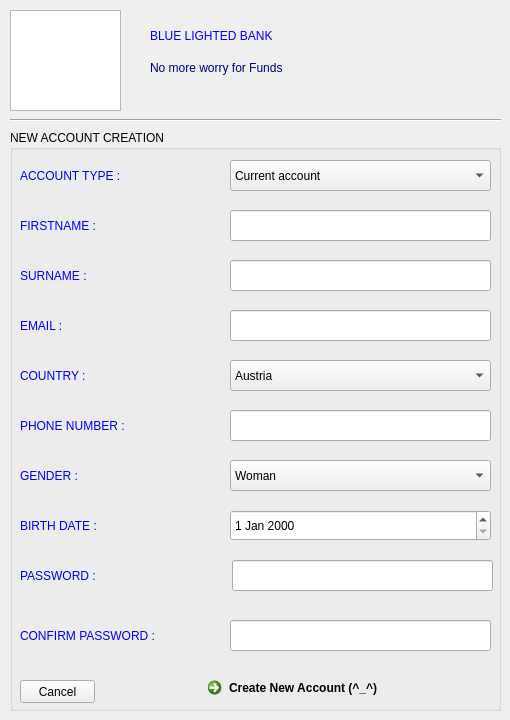
<?xml version="1.0" encoding="UTF-8"?>
<ui version="4.0">
 <class>DialogCreate</class>
 <widget class="QDialog" name="DialogCreate">
  <property name="geometry">
   <rect>
    <x>0</x>
    <y>0</y>
    <width>510</width>
    <height>720</height>
   </rect>
  </property>
  <property name="cursor">
   <cursorShape>PointingHandCursor</cursorShape>
  </property>
  <property name="windowTitle">
   <string>New Account Creation</string>
  </property>
  <property name="toolTip">
   <string>&lt;html&gt;&lt;head/&gt;&lt;body&gt;&lt;p&gt;&lt;br/&gt;&lt;/p&gt;&lt;/body&gt;&lt;/html&gt;</string>
  </property>
  <property name="styleSheet">
   <string notr="true">#DialogCreate
{

}</string>
  </property>
  <widget class="Line" name="line">
   <property name="geometry">
    <rect>
     <x>10</x>
     <y>110</y>
     <width>491</width>
     <height>20</height>
    </rect>
   </property>
   <property name="orientation">
    <enum>Qt::Horizontal</enum>
   </property>
  </widget>
  <widget class="QGroupBox" name="groupBox">
   <property name="geometry">
    <rect>
     <x>10</x>
     <y>130</y>
     <width>491</width>
     <height>581</height>
    </rect>
   </property>
   <property name="styleSheet">
    <string notr="true">font: 12pt &quot;Copperplate Gothic Bold&quot;;</string>
   </property>
   <property name="title">
    <string>NEW ACCOUNT CREATION</string>
   </property>
   <widget class="QLineEdit" name="password1">
    <property name="geometry">
     <rect>
      <x>220</x>
      <y>490</y>
      <width>261</width>
      <height>31</height>
     </rect>
    </property>
    <property name="styleSheet">
     <string notr="true">#password1
{
	font: 12pt &quot;Andalus&quot;;
}</string>
    </property>
    <property name="echoMode">
     <enum>QLineEdit::PasswordEchoOnEdit</enum>
    </property>
   </widget>
   <widget class="QLineEdit" name="mail">
    <property name="geometry">
     <rect>
      <x>220</x>
      <y>180</y>
      <width>261</width>
      <height>31</height>
     </rect>
    </property>
    <property name="styleSheet">
     <string notr="true">font: 12pt &quot;Andalus&quot;;</string>
    </property>
   </widget>
   <widget class="QLineEdit" name="surname">
    <property name="geometry">
     <rect>
      <x>220</x>
      <y>130</y>
      <width>261</width>
      <height>31</height>
     </rect>
    </property>
    <property name="styleSheet">
     <string notr="true">font: 12pt &quot;Andalus&quot;;</string>
    </property>
   </widget>
   <widget class="QLabel" name="label_5">
    <property name="geometry">
     <rect>
      <x>10</x>
      <y>330</y>
      <width>141</width>
      <height>31</height>
     </rect>
    </property>
    <property name="styleSheet">
     <string notr="true">font: 10pt &quot;Dutch801 Rm BT&quot;;
color: rgb(0, 0, 255)</string>
    </property>
    <property name="text">
     <string>GENDER :</string>
    </property>
   </widget>
   <widget class="QLabel" name="label_4">
    <property name="geometry">
     <rect>
      <x>10</x>
      <y>180</y>
      <width>51</width>
      <height>31</height>
     </rect>
    </property>
    <property name="styleSheet">
     <string notr="true">font: 10pt &quot;Dutch801 Rm BT&quot;;
color: rgb(0, 0, 255)</string>
    </property>
    <property name="text">
     <string>EMAIL :</string>
    </property>
   </widget>
   <widget class="QComboBox" name="countType">
    <property name="geometry">
     <rect>
      <x>220</x>
      <y>30</y>
      <width>261</width>
      <height>31</height>
     </rect>
    </property>
    <property name="toolTip">
     <string>&lt;html&gt;&lt;head/&gt;&lt;body&gt;&lt;p&gt;Choisir le type de compte à créer&lt;/p&gt;&lt;/body&gt;&lt;/html&gt;</string>
    </property>
    <property name="styleSheet">
     <string notr="true">#countType
{
font: 12pt &quot;Andalus&quot;;
}</string>
    </property>
    <item>
     <property name="text">
      <string>Current account</string>
     </property>
    </item>
    <item>
     <property name="text">
      <string>Savings account</string>
     </property>
    </item>
   </widget>
   <widget class="QLabel" name="label_2">
    <property name="geometry">
     <rect>
      <x>10</x>
      <y>80</y>
      <width>101</width>
      <height>31</height>
     </rect>
    </property>
    <property name="styleSheet">
     <string notr="true">font: 10pt &quot;Dutch801 Rm BT&quot;;
color: rgb(0, 0, 255)</string>
    </property>
    <property name="text">
     <string>FIRSTNAME :</string>
    </property>
   </widget>
   <widget class="QLabel" name="label_10">
    <property name="geometry">
     <rect>
      <x>10</x>
      <y>490</y>
      <width>161</width>
      <height>31</height>
     </rect>
    </property>
    <property name="styleSheet">
     <string notr="true">font: 10pt &quot;Dutch801 Rm BT&quot;;
color: rgb(0, 0, 255)</string>
    </property>
    <property name="text">
     <string>CONFIRM PASSWORD :</string>
    </property>
   </widget>
   <widget class="QDateEdit" name="dateB">
    <property name="geometry">
     <rect>
      <x>220</x>
      <y>380</y>
      <width>261</width>
      <height>31</height>
     </rect>
    </property>
    <property name="styleSheet">
     <string notr="true">#date
{
font: 12pt &quot;Andalus&quot;;
}</string>
    </property>
   </widget>
   <widget class="QComboBox" name="gender">
    <property name="geometry">
     <rect>
      <x>220</x>
      <y>330</y>
      <width>261</width>
      <height>31</height>
     </rect>
    </property>
    <property name="styleSheet">
     <string notr="true">#gender
{
font: 12pt &quot;Andalus&quot;;
}</string>
    </property>
    <item>
     <property name="text">
      <string>Woman</string>
     </property>
    </item>
    <item>
     <property name="text">
      <string>Man</string>
     </property>
    </item>
    <item>
     <property name="text">
      <string>Child</string>
     </property>
    </item>
    <item>
     <property name="text">
      <string>No binary</string>
     </property>
    </item>
   </widget>
   <widget class="QLabel" name="label_8">
    <property name="geometry">
     <rect>
      <x>10</x>
      <y>230</y>
      <width>171</width>
      <height>31</height>
     </rect>
    </property>
    <property name="styleSheet">
     <string notr="true">font: 10pt &quot;Dutch801 Rm BT&quot;;
color: rgb(0, 0, 255)</string>
    </property>
    <property name="text">
     <string>COUNTRY :</string>
    </property>
   </widget>
   <widget class="QLabel" name="label_7">
    <property name="geometry">
     <rect>
      <x>10</x>
      <y>280</y>
      <width>171</width>
      <height>31</height>
     </rect>
    </property>
    <property name="styleSheet">
     <string notr="true">font: 10pt &quot;Dutch801 Rm BT&quot;;
color: rgb(0, 0, 255)</string>
    </property>
    <property name="text">
     <string>PHONE NUMBER :</string>
    </property>
   </widget>
   <widget class="QCommandLinkButton" name="saveData">
    <property name="geometry">
     <rect>
      <x>190</x>
      <y>540</y>
      <width>291</width>
      <height>41</height>
     </rect>
    </property>
    <property name="toolTip">
     <string>&lt;!DOCTYPE HTML PUBLIC &quot;-//W3C//DTD HTML 4.0//EN&quot; &quot;http://www.w3.org/TR/REC-html40/strict.dtd&quot;&gt;
&lt;html&gt;&lt;head&gt;&lt;meta name=&quot;qrichtext&quot; content=&quot;1&quot; /&gt;&lt;style type=&quot;text/css&quot;&gt;
p, li { white-space: pre-wrap; }
&lt;/style&gt;&lt;/head&gt;&lt;body style=&quot; font-family:'Copperplate Gothic Bold'; font-size:12pt; font-weight:400; font-style:normal;&quot;&gt;
&lt;p style=&quot; margin-top:0px; margin-bottom:0px; margin-left:0px; margin-right:0px; -qt-block-indent:0; text-indent:0px;&quot;&gt;&lt;span style=&quot; font-size:8pt;&quot;&gt;Validate this compte creation&lt;/span&gt;&lt;/p&gt;&lt;/body&gt;&lt;/html&gt;</string>
    </property>
    <property name="styleSheet">
     <string notr="true">#commandLinkButton
{
	background-color: rgb(211, 255, 212);
	font: 12pt &quot;Jokerman&quot;;
}</string>
    </property>
    <property name="text">
     <string>Create New Account (^_^)</string>
    </property>
   </widget>
   <widget class="QLabel" name="label_3">
    <property name="geometry">
     <rect>
      <x>10</x>
      <y>130</y>
      <width>101</width>
      <height>31</height>
     </rect>
    </property>
    <property name="styleSheet">
     <string notr="true">font: 10pt &quot;Dutch801 Rm BT&quot;;
color: rgb(0, 0, 255)</string>
    </property>
    <property name="text">
     <string>SURNAME :</string>
    </property>
   </widget>
   <widget class="QLineEdit" name="password">
    <property name="geometry">
     <rect>
      <x>222</x>
      <y>430</y>
      <width>261</width>
      <height>31</height>
     </rect>
    </property>
    <property name="styleSheet">
     <string notr="true">#password
{
	font: 12pt &quot;Andalus&quot;;
}</string>
    </property>
    <property name="echoMode">
     <enum>QLineEdit::PasswordEchoOnEdit</enum>
    </property>
   </widget>
   <widget class="QLabel" name="label">
    <property name="geometry">
     <rect>
      <x>10</x>
      <y>30</y>
      <width>131</width>
      <height>31</height>
     </rect>
    </property>
    <property name="styleSheet">
     <string notr="true">font: 10pt &quot;Dutch801 Rm BT&quot;;
color: rgb(0, 0, 255)</string>
    </property>
    <property name="text">
     <string>ACCOUNT TYPE :</string>
    </property>
   </widget>
   <widget class="QLabel" name="label_9">
    <property name="geometry">
     <rect>
      <x>10</x>
      <y>430</y>
      <width>101</width>
      <height>31</height>
     </rect>
    </property>
    <property name="styleSheet">
     <string notr="true">font: 10pt &quot;Dutch801 Rm BT&quot;;
color: rgb(0, 0, 255)</string>
    </property>
    <property name="text">
     <string>PASSWORD :</string>
    </property>
   </widget>
   <widget class="QComboBox" name="country">
    <property name="geometry">
     <rect>
      <x>220</x>
      <y>230</y>
      <width>261</width>
      <height>31</height>
     </rect>
    </property>
    <property name="toolTip">
     <string>&lt;html&gt;&lt;head/&gt;&lt;body&gt;&lt;p&gt;Pays d'origine&lt;/p&gt;&lt;/body&gt;&lt;/html&gt;</string>
    </property>
    <property name="styleSheet">
     <string notr="true">#country
{
	font: 12pt &quot;Andalus&quot;;
}</string>
    </property>
    <item>
     <property name="text">
      <string>Austria</string>
     </property>
    </item>
    <item>
     <property name="text">
      <string>Belgium</string>
     </property>
    </item>
    <item>
     <property name="text">
      <string>Benin</string>
     </property>
    </item>
    <item>
     <property name="text">
      <string>Burkina-Faso</string>
     </property>
    </item>
    <item>
     <property name="text">
      <string>Canada</string>
     </property>
    </item>
    <item>
     <property name="text">
      <string>Chine</string>
     </property>
    </item>
    <item>
     <property name="text">
      <string>France</string>
     </property>
    </item>
    <item>
     <property name="text">
      <string>Egypt</string>
     </property>
    </item>
    <item>
     <property name="text">
      <string>Germany</string>
     </property>
    </item>
    <item>
     <property name="text">
      <string>Ghana</string>
     </property>
    </item>
    <item>
     <property name="text">
      <string>Japon</string>
     </property>
    </item>
    <item>
     <property name="text">
      <string>Lybie</string>
     </property>
    </item>
    <item>
     <property name="text">
      <string>Niger</string>
     </property>
    </item>
    <item>
     <property name="text">
      <string>Nigeria</string>
     </property>
    </item>
    <item>
     <property name="text">
      <string>Senegal</string>
     </property>
    </item>
    <item>
     <property name="text">
      <string>South Africa</string>
     </property>
    </item>
    <item>
     <property name="text">
      <string>Togo</string>
     </property>
    </item>
   </widget>
   <widget class="QLabel" name="label_6">
    <property name="geometry">
     <rect>
      <x>10</x>
      <y>380</y>
      <width>141</width>
      <height>31</height>
     </rect>
    </property>
    <property name="styleSheet">
     <string notr="true">font: 10pt &quot;Dutch801 Rm BT&quot;;
color: rgb(0, 0, 255)</string>
    </property>
    <property name="text">
     <string>BIRTH DATE :</string>
    </property>
   </widget>
   <widget class="QLineEdit" name="firstname">
    <property name="geometry">
     <rect>
      <x>220</x>
      <y>80</y>
      <width>261</width>
      <height>31</height>
     </rect>
    </property>
    <property name="styleSheet">
     <string notr="true">font: 12pt &quot;Andalus&quot;;</string>
    </property>
   </widget>
   <widget class="QLineEdit" name="tel">
    <property name="geometry">
     <rect>
      <x>220</x>
      <y>280</y>
      <width>261</width>
      <height>31</height>
     </rect>
    </property>
    <property name="styleSheet">
     <string notr="true">font: 12pt &quot;Andalus&quot;;</string>
    </property>
   </widget>
   <widget class="QPushButton" name="cancel">
    <property name="geometry">
     <rect>
      <x>10</x>
      <y>550</y>
      <width>75</width>
      <height>23</height>
     </rect>
    </property>
    <property name="styleSheet">
     <string notr="true">#cancel
{	
	font: 8.5pt &quot;Batang&quot;;
}</string>
    </property>
    <property name="text">
     <string>Cancel</string>
    </property>
   </widget>
  </widget>
  <widget class="QGraphicsView" name="graphicsView">
   <property name="geometry">
    <rect>
     <x>10</x>
     <y>10</y>
     <width>111</width>
     <height>101</height>
    </rect>
   </property>
   <property name="styleSheet">
    <string notr="true">border-image: url(:/MesImages/MesImages/Screenshot_20210211-234707.png);</string>
   </property>
  </widget>
  <widget class="QLabel" name="label_11">
   <property name="geometry">
    <rect>
     <x>150</x>
     <y>60</y>
     <width>161</width>
     <height>16</height>
    </rect>
   </property>
   <property name="styleSheet">
    <string notr="true">color:rgb(0, 0, 127);
font: 75 11pt &quot;Times New Roman&quot;;</string>
   </property>
   <property name="text">
    <string>No more worry for Funds</string>
   </property>
  </widget>
  <widget class="QLabel" name="label_12">
   <property name="geometry">
    <rect>
     <x>150</x>
     <y>10</y>
     <width>351</width>
     <height>51</height>
    </rect>
   </property>
   <property name="styleSheet">
    <string notr="true">font: 25pt &quot;CityBlueprint&quot;;
color: rgb(0, 0, 255);</string>
   </property>
   <property name="text">
    <string>BLUE LIGHTED BANK</string>
   </property>
  </widget>
 </widget>
 <resources/>
 <connections>
  <connection>
   <sender>cancel</sender>
   <signal>clicked()</signal>
   <receiver>DialogCreate</receiver>
   <slot>close()</slot>
   <hints>
    <hint type="sourcelabel">
     <x>77</x>
     <y>688</y>
    </hint>
    <hint type="destinationlabel">
     <x>139</x>
     <y>720</y>
    </hint>
   </hints>
  </connection>
 </connections>
</ui>
